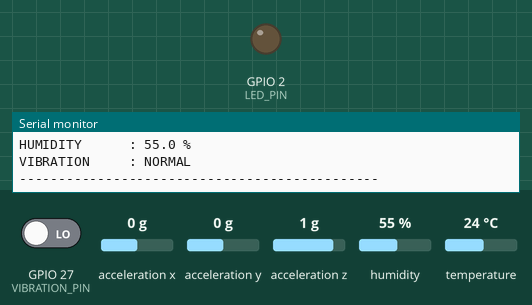
Bench run of a sketch on a simulated ESP32. Shown: output pins drawn as LEDs (lit = HIGH), the last lines printed to the serial monitor. Wiring (inferred from the names in the program): MPU-6050 motion sensor at I2C address 0x68. Inputs (shaded band) come from the test bench; at power-on: GPIO 27 (VIBRATION_PIN) LOW, acceleration x 0 g, acceleration y 0 g, acceleration z 1 g, humidity 55 %, temperature 24 °C. No radio packets arrive unless stated.

Above: at 3.2 s.
3.3 s: GPIO 27 (VIBRATION_PIN) driven HIGH
At 4.5 s:
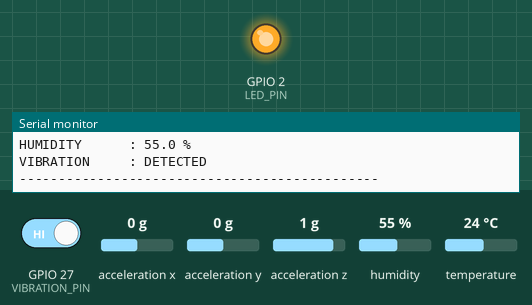
6.0 s: GPIO 27 (VIBRATION_PIN) driven LOW
At 6.5 s:
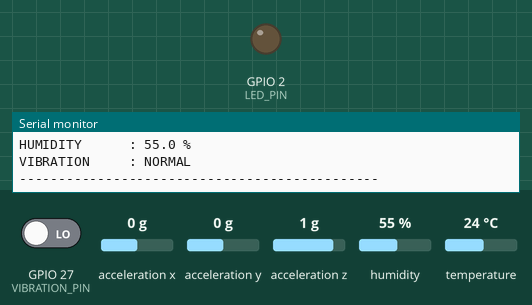
Timing chart, 0 to 9.0 s (numbered marks = the images above; inputs shaded):
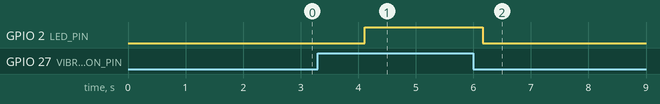

The sketch:

testing_1_success.ino
```cpp
#include <Wire.h>
#include <SPI.h>
#include <LoRa.h>
#include <DHT.h>

// =====================================================
// PIN DEFINITIONS
// =====================================================

// MPU6050
#define SDA_PIN 21
#define SCL_PIN 22

// DHT11
#define DHT_PIN 4
#define DHT_TYPE DHT11

// SW-420
#define VIBRATION_PIN 27

// LED
#define LED_PIN 2

// LoRa SX1278
#define SS   5
#define RST  14
#define DIO0 26

// =====================================================
// OBJECTS
// =====================================================

DHT dht(DHT_PIN, DHT_TYPE);

// =====================================================
// PACKET VARIABLES
// =====================================================

unsigned long packetNumber = 0;

// MPU6050 raw values
int16_t ax = 0;
int16_t ay = 0;
int16_t az = 0;

// Calculated tilt
float tiltX = 0.0;
float tiltY = 0.0;

// DHT11
float temperature = 0.0;
float humidity = 0.0;

// SW420
int vibrationState = 0;

// =====================================================
// SETUP
// =====================================================

void setup()
{
  Serial.begin(115200);
  delay(2000);

  Serial.println();
  Serial.println("==============================================");
  Serial.println("       SIH26025 SENSOR NODE - NODE 01");
  Serial.println("==============================================");

  // -------------------------------------------------
  // LED
  // -------------------------------------------------

  pinMode(LED_PIN, OUTPUT);
  digitalWrite(LED_PIN, LOW);

  // -------------------------------------------------
  // SW-420
  // -------------------------------------------------

  pinMode(VIBRATION_PIN, INPUT);

  // -------------------------------------------------
  // MPU6050
  // -------------------------------------------------

  Wire.begin(SDA_PIN, SCL_PIN);

  Serial.println();
  Serial.println("Checking MPU6050...");

  Wire.beginTransmission(0x68);
  byte error = Wire.endTransmission();

  if (error == 0)
  {
    Serial.println("MPU6050 FOUND!");
  }
  else
  {
    Serial.println("MPU6050 NOT FOUND!");
  }

  // -------------------------------------------------
  // DHT11
  // -------------------------------------------------

  dht.begin();

  Serial.println("DHT11 started.");

  // -------------------------------------------------
  // LoRa SX1278
  // -------------------------------------------------

  Serial.println();
  Serial.println("Starting LoRa SX1278...");

  LoRa.setPins(SS, RST, DIO0);

  if (!LoRa.begin(433E6))
  {
    Serial.println("LoRa NOT detected!");
    Serial.println("Check SX1278 wiring.");

    // Don't stop the program.
    // We still want to test the sensors.
  }
  else
  {
    Serial.println("LoRa detected!");
    Serial.println("LoRa frequency: 433 MHz");
  }

  Serial.println();
  Serial.println("==============================================");
  Serial.println("       SENSOR NODE READY");
  Serial.println("==============================================");
}

// =====================================================
// READ MPU6050
// =====================================================

void readMPU6050()
{
  Wire.beginTransmission(0x68);

  Wire.write(0x3B);

  Wire.endTransmission(false);

  Wire.requestFrom(0x68, 6);

  if (Wire.available() >= 6)
  {
    ax = Wire.read() << 8 | Wire.read();
    ay = Wire.read() << 8 | Wire.read();
    az = Wire.read() << 8 | Wire.read();
  }
}

// =====================================================
// CALCULATE TILT
// =====================================================

void calculateTilt()
{
  // Convert raw accelerometer values to approximate
  // acceleration values using ±2g sensitivity.

  float accX = ax / 16384.0;
  float accY = ay / 16384.0;
  float accZ = az / 16384.0;

  tiltX = atan2(
            accY,
            sqrt(accX * accX + accZ * accZ)
          ) * 180.0 / PI;

  tiltY = atan2(
            -accX,
            sqrt(accY * accY + accZ * accZ)
          ) * 180.0 / PI;
}

// =====================================================
// CREATE AND DISPLAY PACKET
// =====================================================

void createPacket()
{
  packetNumber++;

  Serial.println();
  Serial.println("--------------- SENSOR PACKET ---------------");

  Serial.print("NODE_ID       : NODE_01");
  Serial.println();

  Serial.print("PACKET_NO     : ");
  Serial.println(packetNumber);

  Serial.print("TILT_X        : ");
  Serial.print(tiltX, 2);
  Serial.println(" deg");

  Serial.print("TILT_Y        : ");
  Serial.print(tiltY, 2);
  Serial.println(" deg");

  Serial.print("ACCEL_X_RAW   : ");
  Serial.println(ax);

  Serial.print("ACCEL_Y_RAW   : ");
  Serial.println(ay);

  Serial.print("ACCEL_Z_RAW   : ");
  Serial.println(az);

  Serial.print("TEMPERATURE   : ");

  if (isnan(temperature))
  {
    Serial.println("ERROR");
  }
  else
  {
    Serial.print(temperature, 1);
    Serial.println(" C");
  }

  Serial.print("HUMIDITY      : ");

  if (isnan(humidity))
  {
    Serial.println("ERROR");
  }
  else
  {
    Serial.print(humidity, 1);
    Serial.println(" %");
  }

  Serial.print("VIBRATION     : ");

  if (vibrationState == HIGH)
  {
    Serial.println("DETECTED");
  }
  else
  {
    Serial.println("NORMAL");
  }

  Serial.println("----------------------------------------------");
}

// =====================================================
// LOOP
// =====================================================

void loop()
{
  // -------------------------------------------------
  // Read MPU6050
  // -------------------------------------------------

  readMPU6050();

  // -------------------------------------------------
  // Calculate tilt
  // -------------------------------------------------

  calculateTilt();

  // -------------------------------------------------
  // Read DHT11
  // -------------------------------------------------

  temperature = dht.readTemperature();
  humidity = dht.readHumidity();

  // -------------------------------------------------
  // Read SW-420
  // -------------------------------------------------

  vibrationState = digitalRead(VIBRATION_PIN);

  // -------------------------------------------------
  // LED
  // -------------------------------------------------

  if (vibrationState == HIGH)
  {
    digitalWrite(LED_PIN, HIGH);
  }
  else
  {
    digitalWrite(LED_PIN, LOW);
  }

  // -------------------------------------------------
  // Create packet
  // -------------------------------------------------

  createPacket();

  // -------------------------------------------------
  // Wait
  // -------------------------------------------------

  delay(2000);
}
```

Measured:
- after the input at 3.3 s, GPIO 2 (LED_PIN): LOW → HIGH after 0.81 s
- after the input at 6.0 s, GPIO 2 (LED_PIN): HIGH → LOW after 0.16 s
